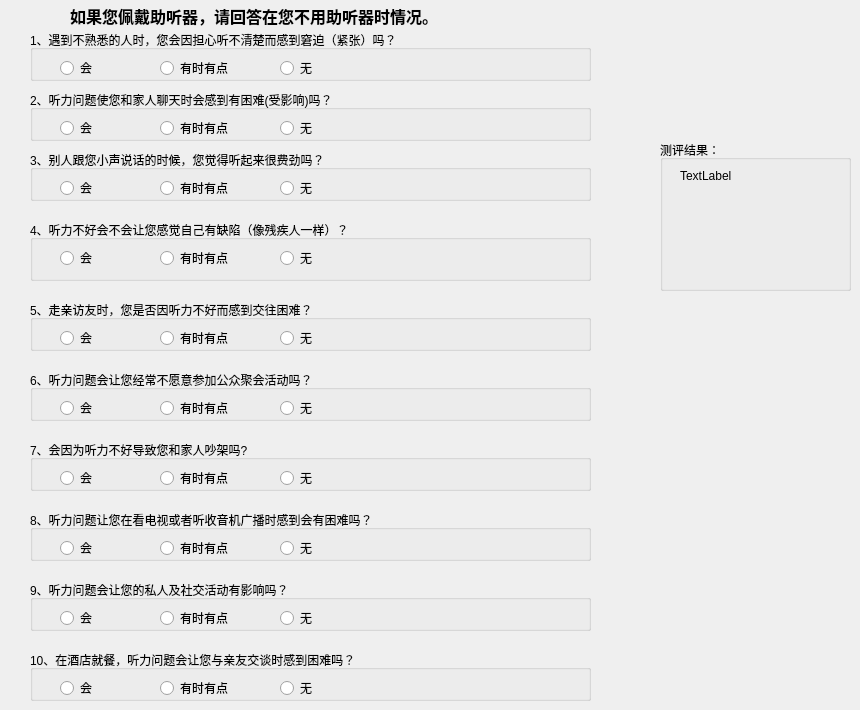
      <widget class="QWidget" name="tab">
       <attribute name="title">
        <string>HHIE-S</string>
       </attribute>
       <widget class="QLabel" name="label_3">
        <property name="geometry">
         <rect>
          <x>70</x>
          <y>0</y>
          <width>441</width>
          <height>31</height>
         </rect>
        </property>
        <property name="font">
         <font>
          <pointsize>12</pointsize>
          <weight>75</weight>
          <bold>true</bold>
          <kerning>true</kerning>
         </font>
        </property>
        <property name="text">
         <string>如果您佩戴助听器，请回答在您不用助听器时情况。</string>
        </property>
        <property name="textFormat">
         <enum>Qt::AutoText</enum>
        </property>
       </widget>
       <widget class="QGroupBox" name="groupBox_14">
        <property name="geometry">
         <rect>
          <x>30</x>
          <y>30</y>
          <width>561</width>
          <height>51</height>
         </rect>
        </property>
        <property name="title">
         <string>1、遇到不熟悉的人时，您会因担心听不清楚而感到窘迫（紧张）吗？</string>
        </property>
        <widget class="QRadioButton" name="radioButton_30">
         <property name="geometry">
          <rect>
           <x>30</x>
           <y>30</y>
           <width>89</width>
           <height>16</height>
          </rect>
         </property>
         <property name="text">
          <string>会</string>
         </property>
        </widget>
        <widget class="QRadioButton" name="radioButton_31">
         <property name="geometry">
          <rect>
           <x>130</x>
           <y>30</y>
           <width>89</width>
           <height>16</height>
          </rect>
         </property>
         <property name="text">
          <string>有时有点</string>
         </property>
        </widget>
        <widget class="QRadioButton" name="radioButton_32">
         <property name="geometry">
          <rect>
           <x>250</x>
           <y>30</y>
           <width>89</width>
           <height>16</height>
          </rect>
         </property>
         <property name="text">
          <string>无</string>
         </property>
        </widget>
       </widget>
       <widget class="QGroupBox" name="groupBox_15">
        <property name="geometry">
         <rect>
          <x>30</x>
          <y>90</y>
          <width>561</width>
          <height>51</height>
         </rect>
        </property>
        <property name="title">
         <string>2、听力问题使您和家人聊天时会感到有困难(受影响)吗？</string>
        </property>
        <widget class="QRadioButton" name="radioButton_33">
         <property name="geometry">
          <rect>
           <x>30</x>
           <y>30</y>
           <width>89</width>
           <height>16</height>
          </rect>
         </property>
         <property name="text">
          <string>会</string>
         </property>
        </widget>
        <widget class="QRadioButton" name="radioButton_34">
         <property name="geometry">
          <rect>
           <x>130</x>
           <y>30</y>
           <width>89</width>
           <height>16</height>
          </rect>
         </property>
         <property name="text">
          <string>有时有点</string>
         </property>
        </widget>
        <widget class="QRadioButton" name="radioButton_35">
         <property name="geometry">
          <rect>
           <x>250</x>
           <y>30</y>
           <width>89</width>
           <height>16</height>
          </rect>
         </property>
         <property name="text">
          <string>无</string>
         </property>
        </widget>
       </widget>
       <widget class="QGroupBox" name="groupBox_16">
        <property name="geometry">
         <rect>
          <x>30</x>
          <y>150</y>
          <width>561</width>
          <height>51</height>
         </rect>
        </property>
        <property name="title">
         <string>3、别人跟您小声说话的时候，您觉得听起来很费劲吗？</string>
        </property>
        <widget class="QRadioButton" name="radioButton_36">
         <property name="geometry">
          <rect>
           <x>30</x>
           <y>30</y>
           <width>89</width>
           <height>16</height>
          </rect>
         </property>
         <property name="text">
          <string>会</string>
         </property>
        </widget>
        <widget class="QRadioButton" name="radioButton_37">
         <property name="geometry">
          <rect>
           <x>130</x>
           <y>30</y>
           <width>89</width>
           <height>16</height>
          </rect>
         </property>
         <property name="text">
          <string>有时有点</string>
         </property>
        </widget>
        <widget class="QRadioButton" name="radioButton_38">
         <property name="geometry">
          <rect>
           <x>250</x>
           <y>30</y>
           <width>89</width>
           <height>16</height>
          </rect>
         </property>
         <property name="text">
          <string>无</string>
         </property>
        </widget>
       </widget>
       <widget class="QGroupBox" name="groupBox_18">
        <property name="geometry">
         <rect>
          <x>30</x>
          <y>220</y>
          <width>561</width>
          <height>61</height>
         </rect>
        </property>
        <property name="title">
         <string>4、听力不好会不会让您感觉自己有缺陷（像残疾人一样）？</string>
        </property>
        <widget class="QRadioButton" name="radioButton_42">
         <property name="geometry">
          <rect>
           <x>30</x>
           <y>30</y>
           <width>89</width>
           <height>16</height>
          </rect>
         </property>
         <property name="text">
          <string>会</string>
         </property>
        </widget>
        <widget class="QRadioButton" name="radioButton_43">
         <property name="geometry">
          <rect>
           <x>130</x>
           <y>30</y>
           <width>89</width>
           <height>16</height>
          </rect>
         </property>
         <property name="text">
          <string>有时有点</string>
         </property>
        </widget>
        <widget class="QRadioButton" name="radioButton_44">
         <property name="geometry">
          <rect>
           <x>250</x>
           <y>30</y>
           <width>89</width>
           <height>16</height>
          </rect>
         </property>
         <property name="text">
          <string>无</string>
         </property>
        </widget>
       </widget>
       <widget class="QGroupBox" name="groupBox_20">
        <property name="geometry">
         <rect>
          <x>30</x>
          <y>300</y>
          <width>561</width>
          <height>51</height>
         </rect>
        </property>
        <property name="title">
         <string>5、走亲访友时，您是否因听力不好而感到交往困难？</string>
        </property>
        <widget class="QRadioButton" name="radioButton_48">
         <property name="geometry">
          <rect>
           <x>30</x>
           <y>30</y>
           <width>89</width>
           <height>16</height>
          </rect>
         </property>
         <property name="text">
          <string>会</string>
         </property>
        </widget>
        <widget class="QRadioButton" name="radioButton_49">
         <property name="geometry">
          <rect>
           <x>130</x>
           <y>30</y>
           <width>89</width>
           <height>16</height>
          </rect>
         </property>
         <property name="text">
          <string>有时有点</string>
         </property>
        </widget>
        <widget class="QRadioButton" name="radioButton_50">
         <property name="geometry">
          <rect>
           <x>250</x>
           <y>30</y>
           <width>89</width>
           <height>16</height>
          </rect>
         </property>
         <property name="text">
          <string>无</string>
         </property>
        </widget>
       </widget>
       <widget class="QGroupBox" name="groupBox_21">
        <property name="geometry">
         <rect>
          <x>30</x>
          <y>370</y>
          <width>561</width>
          <height>51</height>
         </rect>
        </property>
        <property name="title">
         <string>6、听力问题会让您经常不愿意参加公众聚会活动吗？</string>
        </property>
        <widget class="QRadioButton" name="radioButton_51">
         <property name="geometry">
          <rect>
           <x>30</x>
           <y>30</y>
           <width>89</width>
           <height>16</height>
          </rect>
         </property>
         <property name="text">
          <string>会</string>
         </property>
        </widget>
        <widget class="QRadioButton" name="radioButton_52">
         <property name="geometry">
          <rect>
           <x>130</x>
           <y>30</y>
           <width>89</width>
           <height>16</height>
          </rect>
         </property>
         <property name="text">
          <string>有时有点</string>
         </property>
        </widget>
        <widget class="QRadioButton" name="radioButton_53">
         <property name="geometry">
          <rect>
           <x>250</x>
           <y>30</y>
           <width>89</width>
           <height>16</height>
          </rect>
         </property>
         <property name="text">
          <string>无</string>
         </property>
        </widget>
       </widget>
       <widget class="QGroupBox" name="groupBox_22">
        <property name="geometry">
         <rect>
          <x>30</x>
          <y>440</y>
          <width>561</width>
          <height>51</height>
         </rect>
        </property>
        <property name="title">
         <string>7、会因为听力不好导致您和家人吵架吗?</string>
        </property>
        <widget class="QRadioButton" name="radioButton_54">
         <property name="geometry">
          <rect>
           <x>30</x>
           <y>30</y>
           <width>89</width>
           <height>16</height>
          </rect>
         </property>
         <property name="text">
          <string>会</string>
         </property>
        </widget>
        <widget class="QRadioButton" name="radioButton_55">
         <property name="geometry">
          <rect>
           <x>130</x>
           <y>30</y>
           <width>89</width>
           <height>16</height>
          </rect>
         </property>
         <property name="text">
          <string>有时有点</string>
         </property>
        </widget>
        <widget class="QRadioButton" name="radioButton_56">
         <property name="geometry">
          <rect>
           <x>250</x>
           <y>30</y>
           <width>89</width>
           <height>16</height>
          </rect>
         </property>
         <property name="text">
          <string>无</string>
         </property>
        </widget>
       </widget>
       <widget class="QGroupBox" name="groupBox_23">
        <property name="geometry">
         <rect>
          <x>30</x>
          <y>510</y>
          <width>561</width>
          <height>51</height>
         </rect>
        </property>
        <property name="title">
         <string>8、听力问题让您在看电视或者听收音机广播时感到会有困难吗？</string>
        </property>
        <widget class="QRadioButton" name="radioButton_57">
         <property name="geometry">
          <rect>
           <x>30</x>
           <y>30</y>
           <width>89</width>
           <height>16</height>
          </rect>
         </property>
         <property name="text">
          <string>会</string>
         </property>
        </widget>
        <widget class="QRadioButton" name="radioButton_58">
         <property name="geometry">
          <rect>
           <x>130</x>
           <y>30</y>
           <width>89</width>
           <height>16</height>
          </rect>
         </property>
         <property name="text">
          <string>有时有点</string>
         </property>
        </widget>
        <widget class="QRadioButton" name="radioButton_59">
         <property name="geometry">
          <rect>
           <x>250</x>
           <y>30</y>
           <width>89</width>
           <height>16</height>
          </rect>
         </property>
         <property name="text">
          <string>无</string>
         </property>
        </widget>
       </widget>
       <widget class="QGroupBox" name="groupBox_24">
        <property name="geometry">
         <rect>
          <x>30</x>
          <y>580</y>
          <width>561</width>
          <height>51</height>
         </rect>
        </property>
        <property name="title">
         <string>9、听力问题会让您的私人及社交活动有影响吗？</string>
        </property>
        <widget class="QRadioButton" name="radioButton_60">
         <property name="geometry">
          <rect>
           <x>30</x>
           <y>30</y>
           <width>89</width>
           <height>16</height>
          </rect>
         </property>
         <property name="text">
          <string>会</string>
         </property>
        </widget>
        <widget class="QRadioButton" name="radioButton_61">
         <property name="geometry">
          <rect>
           <x>130</x>
           <y>30</y>
           <width>89</width>
           <height>16</height>
          </rect>
         </property>
         <property name="text">
          <string>有时有点</string>
         </property>
        </widget>
        <widget class="QRadioButton" name="radioButton_62">
         <property name="geometry">
          <rect>
           <x>250</x>
           <y>30</y>
           <width>89</width>
           <height>16</height>
          </rect>
         </property>
         <property name="text">
          <string>无</string>
         </property>
        </widget>
       </widget>
       <widget class="QGroupBox" name="groupBox_25">
        <property name="geometry">
         <rect>
          <x>30</x>
          <y>650</y>
          <width>561</width>
          <height>51</height>
         </rect>
        </property>
        <property name="title">
         <string>10、在酒店就餐，听力问题会让您与亲友交谈时感到困难吗？</string>
        </property>
        <widget class="QRadioButton" name="radioButton_63">
         <property name="geometry">
          <rect>
           <x>30</x>
           <y>30</y>
           <width>89</width>
           <height>16</height>
          </rect>
         </property>
         <property name="text">
          <string>会</string>
         </property>
        </widget>
        <widget class="QRadioButton" name="radioButton_64">
         <property name="geometry">
          <rect>
           <x>130</x>
           <y>30</y>
           <width>89</width>
           <height>16</height>
          </rect>
         </property>
         <property name="text">
          <string>有时有点</string>
         </property>
        </widget>
        <widget class="QRadioButton" name="radioButton_65">
         <property name="geometry">
          <rect>
           <x>250</x>
           <y>30</y>
           <width>89</width>
           <height>16</height>
          </rect>
         </property>
         <property name="text">
          <string>无</string>
         </property>
        </widget>
       </widget>
       <widget class="QGroupBox" name="groupBox_27">
        <property name="geometry">
         <rect>
          <x>660</x>
          <y>140</y>
          <width>191</width>
          <height>151</height>
         </rect>
        </property>
        <property name="title">
         <string>测评结果：</string>
        </property>
        <widget class="QLabel" name="label_6">
         <property name="geometry">
          <rect>
           <x>20</x>
           <y>30</y>
           <width>54</width>
           <height>12</height>
          </rect>
         </property>
         <property name="text">
          <string>TextLabel</string>
         </property>
        </widget>
       </widget>
      </widget>
